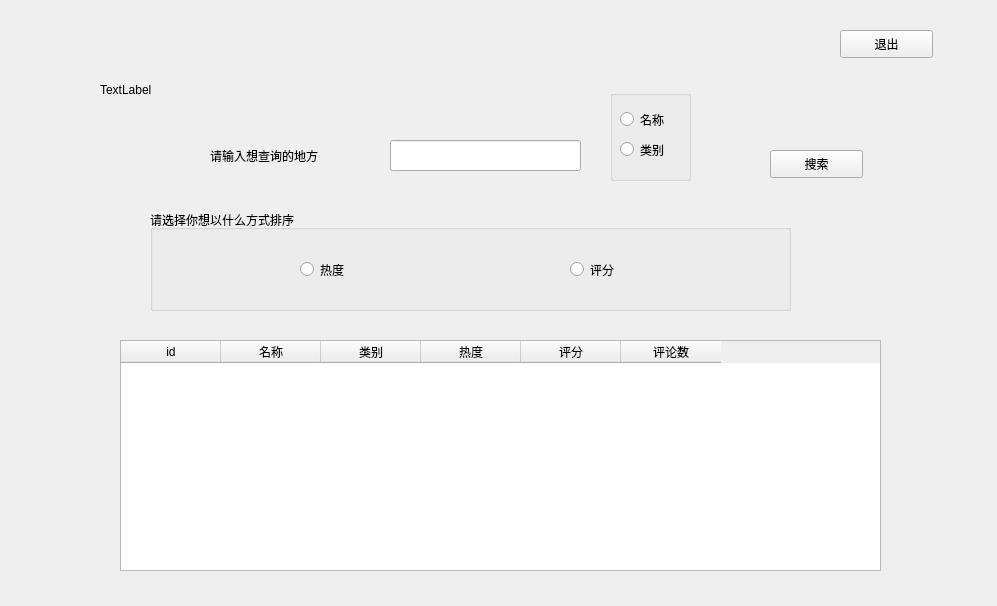
<?xml version="1.0" encoding="UTF-8"?>
<ui version="4.0">
 <class>searchplace</class>
 <widget class="QWidget" name="searchplace">
  <property name="geometry">
   <rect>
    <x>0</x>
    <y>0</y>
    <width>997</width>
    <height>606</height>
   </rect>
  </property>
  <property name="windowTitle">
   <string>Form</string>
  </property>
  <widget class="QLineEdit" name="input">
   <property name="geometry">
    <rect>
     <x>390</x>
     <y>140</y>
     <width>191</width>
     <height>31</height>
    </rect>
   </property>
  </widget>
  <widget class="QLabel" name="label">
   <property name="geometry">
    <rect>
     <x>210</x>
     <y>120</y>
     <width>211</width>
     <height>71</height>
    </rect>
   </property>
   <property name="text">
    <string>请输入想查询的地方</string>
   </property>
  </widget>
  <widget class="QLabel" name="label_2">
   <property name="geometry">
    <rect>
     <x>100</x>
     <y>80</y>
     <width>72</width>
     <height>20</height>
    </rect>
   </property>
   <property name="text">
    <string>TextLabel</string>
   </property>
  </widget>
  <widget class="QGroupBox" name="groupBox">
   <property name="geometry">
    <rect>
     <x>610</x>
     <y>90</y>
     <width>81</width>
     <height>91</height>
    </rect>
   </property>
   <property name="title">
    <string/>
   </property>
   <widget class="QRadioButton" name="key">
    <property name="geometry">
     <rect>
      <x>10</x>
      <y>20</y>
      <width>115</width>
      <height>19</height>
     </rect>
    </property>
    <property name="text">
     <string>名称</string>
    </property>
   </widget>
   <widget class="QRadioButton" name="name">
    <property name="geometry">
     <rect>
      <x>10</x>
      <y>50</y>
      <width>115</width>
      <height>19</height>
     </rect>
    </property>
    <property name="text">
     <string>类别</string>
    </property>
   </widget>
  </widget>
  <widget class="QTableWidget" name="tableWidget">
   <property name="geometry">
    <rect>
     <x>120</x>
     <y>340</y>
     <width>761</width>
     <height>231</height>
    </rect>
   </property>
   <column>
    <property name="text">
     <string>id</string>
    </property>
   </column>
   <column>
    <property name="text">
     <string>名称</string>
    </property>
   </column>
   <column>
    <property name="text">
     <string>类别</string>
    </property>
   </column>
   <column>
    <property name="text">
     <string>热度</string>
    </property>
   </column>
   <column>
    <property name="text">
     <string>评分</string>
    </property>
   </column>
   <column>
    <property name="text">
     <string>评论数</string>
    </property>
   </column>
  </widget>
  <widget class="QGroupBox" name="groupBox_2">
   <property name="geometry">
    <rect>
     <x>150</x>
     <y>210</y>
     <width>641</width>
     <height>101</height>
    </rect>
   </property>
   <property name="title">
    <string>请选择你想以什么方式排序</string>
   </property>
   <widget class="QRadioButton" name="popularityButton">
    <property name="geometry">
     <rect>
      <x>150</x>
      <y>50</y>
      <width>115</width>
      <height>19</height>
     </rect>
    </property>
    <property name="text">
     <string>热度</string>
    </property>
   </widget>
   <widget class="QRadioButton" name="scoreButton">
    <property name="geometry">
     <rect>
      <x>420</x>
      <y>50</y>
      <width>115</width>
      <height>19</height>
     </rect>
    </property>
    <property name="text">
     <string>评分</string>
    </property>
   </widget>
  </widget>
  <widget class="QPushButton" name="pushButton">
   <property name="geometry">
    <rect>
     <x>840</x>
     <y>30</y>
     <width>93</width>
     <height>28</height>
    </rect>
   </property>
   <property name="text">
    <string>退出</string>
   </property>
  </widget>
  <widget class="QPushButton" name="searchButton">
   <property name="geometry">
    <rect>
     <x>770</x>
     <y>150</y>
     <width>93</width>
     <height>28</height>
    </rect>
   </property>
   <property name="text">
    <string>搜索</string>
   </property>
  </widget>
 </widget>
 <resources/>
 <connections/>
</ui>
